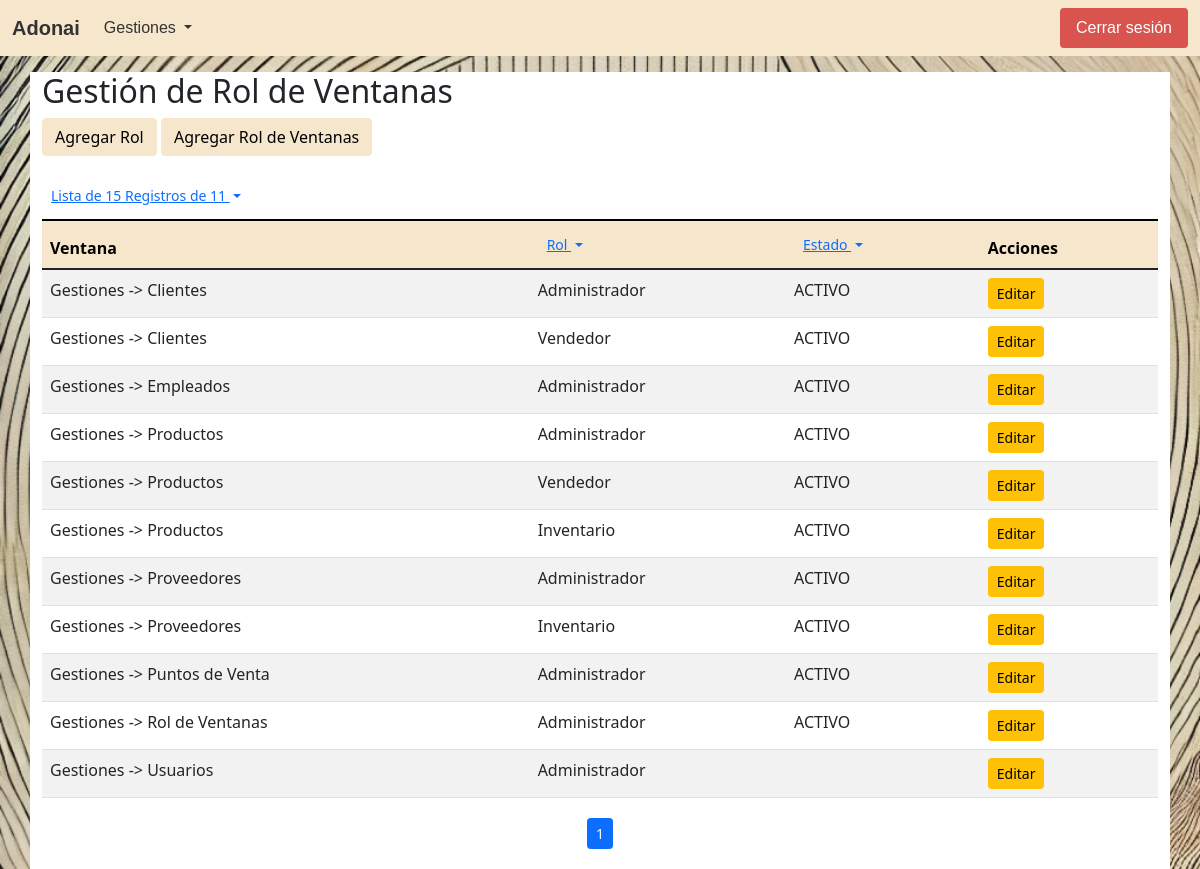
Before: /gestion_rolventanas.php?pn=1&nrop=15&irol=-1 (signed in) with the older database file.
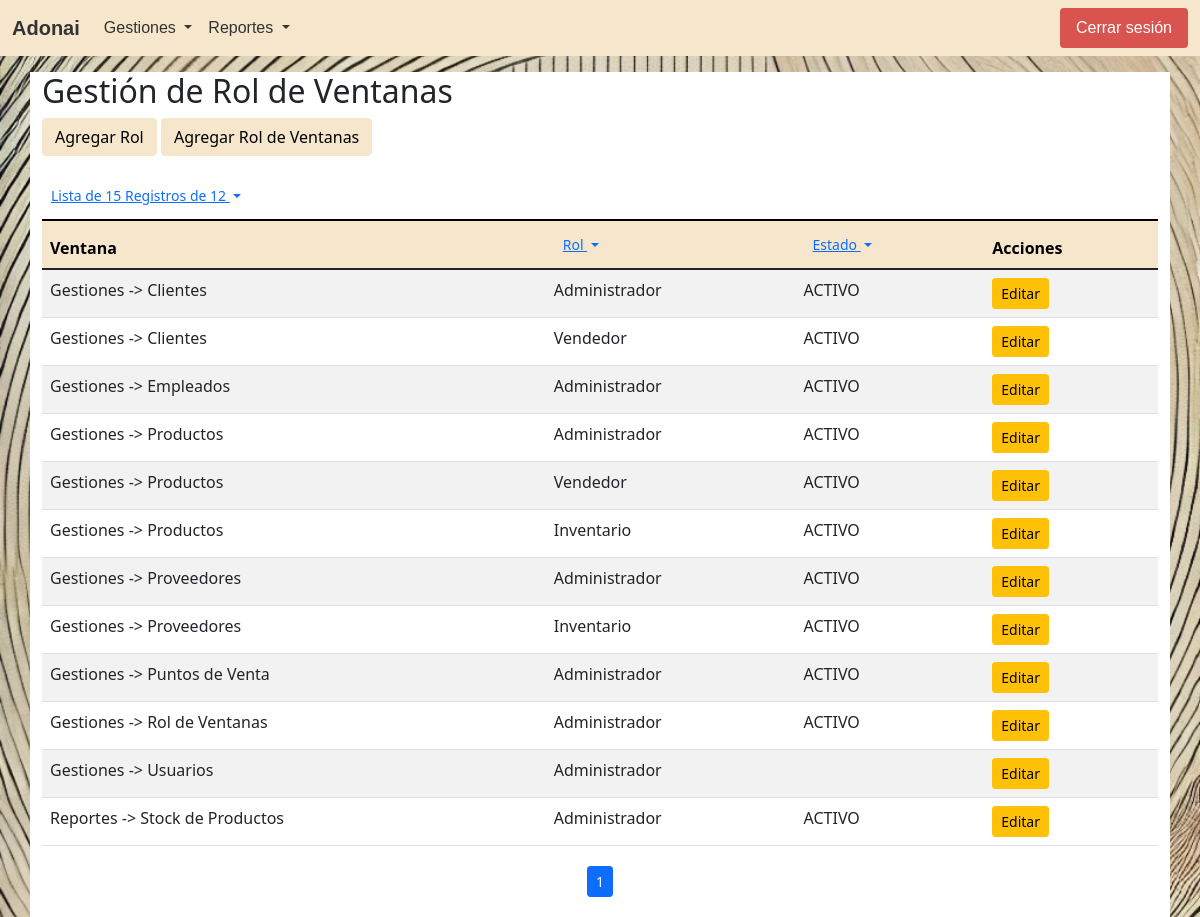
After: the same page with the newer database file.
### tables this page shows
CREATE TABLE IF NOT EXISTS `rol_ventanas` (
  `id_ventana` varchar(150) NOT NULL,
  `id_rol` int(11) NOT NULL,
  `estado` enum('ACTIVO','INACTIVO') DEFAULT 'ACTIVO',
  `fch_estado` datetime DEFAULT NULL,
  `creado_en` datetime DEFAULT NULL,
  `actualizado_en` datetime DEFAULT NULL,
  PRIMARY KEY (`id_ventana`,`id_rol`),
  KEY `rol_ventana_fk_idx` (`id_rol`)
);

CREATE TABLE IF NOT EXISTS `ventanas` (
  `id_ventana` varchar(250) NOT NULL,
  `descripcion` varchar(500) NOT NULL,
  `grupo` varchar(45) NOT NULL DEFAULT 'Gestiones',
  `estado` enum('ACTIVO','INACTIVO') DEFAULT 'ACTIVO',
  `fch_estado` datetime DEFAULT NULL,
  `creado_en` datetime DEFAULT NULL,
  `actualizado_en` datetime DEFAULT NULL,
  PRIMARY KEY (`id_ventana`),
  KEY `grupo_ventana_idx` (`grupo`)
);

CREATE TABLE IF NOT EXISTS `roles` (
  `id_rol` int(11) NOT NULL,
  `nombre` varchar(100) NOT NULL,
  `descripcion` text,
  `estado` enum('ACTIVO','INACTIVO') DEFAULT 'ACTIVO',
  `fch_estado` datetime DEFAULT NULL,
  `creado_en` datetime DEFAULT NULL,
  `actualizado_en` datetime DEFAULT NULL,
  PRIMARY KEY (`id_rol`)
);

### procesos/Ventanas.php (called while the page is built, shortened)
<?php
class Ventanas
{
    private $dbConnect = null;
    public function __construct()
    {
        $Conexion = new Conexion();
        $this->dbConnect = $Conexion->conectar();
    }
    public function getGruposVentanasPorRol($id_rol)
    {
        $conn = $this->dbConnect;
        $sql = "SELECT distinct vent.grupo FROM ventanas vent, rol_ventanas rove where rove.id_ventana=vent.id_ventana and vent.estado='ACTIVO' and rove.estado='ACTIVO' and rove.id_rol = ?";
        $stmt = $conn->prepare($sql);
        $stmt->bind_param("i", $id_rol);
        $result = $stmt->execute();
        $result = $stmt->get_result();
        return $result;
    }
    public function getVentana($id_ventana)
    {
        $conn = $this->dbConnect;
        $sql = "SELECT * FROM ventanas where id_ventana = ?";
        $stmt = $conn->prepare($sql);
        $stmt->bind_param("s", $id_ventana);
        $result = $stmt->execute();
        $result = $stmt->get_result();
        return $result;
    }
}

### procesos/RolVentanas.php (called while the page is built, shortened)
<?php
class RolVentanas
{
    private $dbConnect = null;
    public function __construct()
    {
        $Conexion = new Conexion();
        $this->dbConnect = $Conexion->conectar();
    }
    public function getTotalItemsRol_ventanas($estado = 'TODO', $id_ventana = 'TODO', $id_rol = -1)
    {
        $total_registros  = 1;
        $conn = $this->dbConnect;
        $sql = "SELECT COUNT(*) total_registros FROM rol_ventanas where 1 = 1";
        $stmt = $conn->prepare($sql);
        $result = $stmt->execute();
        $result = $stmt->get_result();
        if ($result->num_rows > 0) {
            $row = $result->fetch_assoc();
            $total_registros = $row['total_registros'];
        }
        return $total_registros;
    }
    public function getRolVentanas($estado = 'TODO', $page = 1, $num_results_on_page = 5, $id_rol = -1, $id_ventana = 'TODO')
    {
        $calc_page = ($page - 1) * $num_results_on_page;
        $conn = $this->dbConnect;
        $sql = "SELECT * FROM rol_ventanas where 1 = 1";
        $sql = "$sql ORDER BY id_ventana, id_rol LIMIT ?,?";
        $stmt = $conn->prepare($sql);
        $result = $stmt->bind_param("ii", $calc_page, $num_results_on_page);
        $result = $stmt->execute();
        $result = $stmt->get_result();
        return $result;
    }
}

### procesos/Roles.php (called while the page is built, shortened)
<?php
class Roles
{
    private $dbConnect = null;
    public function __construct()
    {
        $Conexion = new Conexion();
        $this->dbConnect = $Conexion->conectar();
    }
    public function getTotalItemsRoles($estado = 'TODO')
    {
        $total_registros  = 1;
        $conn = $this->dbConnect;
        $sql = "SELECT COUNT(*) total_registros FROM roles";
        if ($estado == 'TODO') {
            $sql = "$sql where estado in ('ACTIVO', 'INACTIVO', ?)";
        } else {
            $sql = "$sql where estado = ?";
        }
        $stmt = $conn->prepare($sql);
        $result = $stmt->bind_param("s", $estado);
        $result = $stmt->execute();
        $result = $stmt->get_result();
        if ($result->num_rows > 0) {
            $row = $result->fetch_assoc();
            $total_registros = $row['total_registros'];
        }
        return $total_registros;
    }
    public function getRoles($estado = 'TODO', $page = 1, $num_results_on_page = 5)
    {
        $calc_page = ($page - 1) * $num_results_on_page;
        $conn = $this->dbConnect;
        $sql = "SELECT * FROM roles";
        if ($estado == 'TODO') {
            $sql = "$sql where estado in ('ACTIVO', 'INACTIVO', ?) ORDER BY id_rol LIMIT ?,?";
        } else {
            $sql = "$sql where estado = ? ORDER BY id_rol LIMIT ?,?";
        }
        $stmt = $conn->prepare($sql);
        $result = $stmt->bind_param("sii", $estado, $calc_page, $num_results_on_page);
        $result = $stmt->execute();
        $result = $stmt->get_result();
        return $result;
    }
    public function getRol($id_rol)
    {
        $conn = $this->dbConnect;
        $sql = "SELECT * FROM roles where id_rol = ?";
        $stmt = $conn->prepare($sql);
        $stmt->bind_param("i", $id_rol);
        $result = $stmt->execute();
        $result = $stmt->get_result();
        return $result;
    }
}

### gestion_RolVentanas.php (the view, shortened to what the changed rows need)
<?php
include_once 'procesos/RolVentanas.php';
$rolventanas = new RolVentanas();
include_once("procesos/Roles.php");
$Roles = new Roles();
include_once("procesos/Ventanas.php");
if ($_SERVER['REQUEST_METHOD'] == 'GET') {
    $num_results_on_page = isset($_GET['nrop']) && is_numeric($_GET['nrop']) ? $_GET['nrop'] : 5;
    $page = isset($_GET['pn']) && is_numeric($_GET['pn']) ? $_GET['pn'] : 1;
    $estado = isset($_GET['e']) && is_string($_GET['e']) ? $_GET['e'] : 'TODO';
    $irol = isset($_GET['irol']) && is_string($_GET['irol']) ? $_GET['irol'] : "-1";
    $id_ventana = isset($_GET['id_ventana']) && is_string($_GET['id_ventana']) ? $_GET['id_ventana'] : 'TODO';
    $result = $rolventanas->getRolVentanas($estado, $page, $num_results_on_page, $irol, $id_ventana);
    $total_pages = $rolventanas->getTotalItemsRol_ventanas($estado, $id_ventana, $irol);
} else if ($_SERVER['REQUEST_METHOD'] == 'POST') {
    if (isset($_POST["_method"]) && $_POST["_method"] == "UPD") {
        $resultado = $rolventanas->updateRolVentana($_POST);
        header("Location: gestion_RolVentanas.php");
    } else
    if (isset($_POST["_method"]) && $_POST["_method"] == "ADD") {
        $resultado = $rolventanas->insertRolVentana($_POST);
        header("Location: gestion_RolVentanas.php");
    } else
    if (isset($_POST["_method"]) && $_POST["_method"] == "ADD_ROL") {
        $resultado = $Roles->insertRol($_POST);
        header("Location: gestion_RolVentanas.php");
    }
};
?>
<!DOCTYPE html>
<html lang="es">
<head>
    <link href="https://cdn.jsdelivr.net/npm/bootstrap@5.1.3/dist/css/bootstrap.min.css" rel="stylesheet">
</head>
<body class="container-index">
    <?php
    include_once("navbar.php")
    ?>
    <div class="container bg-white mt-3">
        <h2>Gestión de Rol de Ventanas</h2>
        <table class="table table-striped table-responsive caption-top">
            <caption>
                <div class="btn-group">
                    <button class="btn btn-link btn-sm dropdown-toggle" type="button" id="EstadoDropdown" data-bs-toggle="dropdown" data-bs-auto-close="true" aria-expanded="false">
                        Lista de <?php echo $num_results_on_page ?> Registros de <?php echo $total_pages ?>
                    </button>
                </div>
            </caption>
            <thead class="table-principal">
                <tr>
                    <th>Ventana</th>
                    <th>
                        <div class="btn-group">
                            <button class="btn btn-link btn-sm dropdown-toggle" type="button" id="RolDropdown" data-bs-toggle="dropdown" data-bs-auto-close="true" aria-expanded="false">
                                Rol
                            </button>
                                <?php
                                $roles_total_pages = $Roles->getTotalItemsRoles('ACTIVO');
                                $roles_result = $Roles->getRoles('ACTIVO', 1, $roles_total_pages);
                                ?>
                        </div>
                    </th>
                    <th>
                        <div class="btn-group">
                            <button class="btn btn-link btn-sm dropdown-toggle" type="button" id="EstadoDropdown" data-bs-toggle="dropdown" data-bs-auto-close="true" aria-expanded="false">
                                Estado
                            </button>
                        </div>
                    </th>
                    <th>Acciones</th>
                </tr>
            </thead>
            <tbody>
                <?php while ($rolventana = $result->fetch_assoc()): ?>
                    <tr>
                        <td>
                            <?php
                            $ventanas = $Ventanas->getVentana($rolventana['id_ventana']);
                            if ($ventanas->num_rows > 0) {
                                $row_v = $ventanas->fetch_assoc();
                                $descripcion = $row_v['descripcion'];
                                $grupo = $row_v['grupo'];
                                $rolventana['descripcion'] = $descripcion;
                                $rolventana['grupo'] = $grupo;
                                echo "$grupo -> $descripcion";
                            }
                            ?>
                        </td>
                        <td>
                            <?php
                            $roles = $Roles->getRol($rolventana['id_rol']);
                            if ($roles->num_rows > 0) {
                                $rol = $roles->fetch_assoc();
                                echo $rol['nombre'];
                            }
                            ?>
                        </td>
                        <td><?php echo $rolventana['estado']; ?></td>
                        <td>
                            <a href="#" class="btn btn-warning btn-sm" data-bs-toggle="modal" data-bs-target="#updRolVentanaModal" onclick="loadData(<?php echo htmlspecialchars(json_encode($rolventana)); ?>)">Editar</a>
                        </td>
                    </tr>
                <?php endwhile; ?>
            </tbody>
        </table>
    </div>
</body>
</html>

### navbar.php (shortened to what the changed rows need)
<?php
$id_rol = $_SESSION['usuario']['rol'];
include_once 'procesos/Ventanas.php';
$Ventanas = new Ventanas();
?>
<link href="./assets/css/style-principal.css" rel="stylesheet">
<nav class="navbar navbar-expand-lg navbar-light navbar-adonai-store bg-principal">
    <div class="container-fluid">
        <div class="collapse navbar-collapse" id="navbarNav">
            <ul class="navbar-nav">
                <?php
                $GruposVentanas = $Ventanas->getGruposVentanasPorRol($id_rol);
                while ($grupoVentana = $GruposVentanas->fetch_assoc()) {
                ?>
                    <li class="nav-item dropdown">
                        <a class="nav-link dropdown-toggle" href="#" id="navbarDropdown<?php echo $grupoVentana['grupo']; ?>" role="button" data-bs-toggle="dropdown" aria-expanded="false" style="color: #333333;">
                            <?php echo $grupoVentana['grupo']; ?>
                        </a>
                    </li>
                <?php } ?>
            </ul>
        </div>
    </div>
</nav>

Changed rows visible on the page:
added rol_ventanas: id_ventana.grupo "Reportes", id_ventana.descripcion "Stock de Productos", id_rol.nombre "Administrador", estado "ACTIVO"
Other visible differences:
$total_pages: "11" → "12"
new list line: "Reportes"
